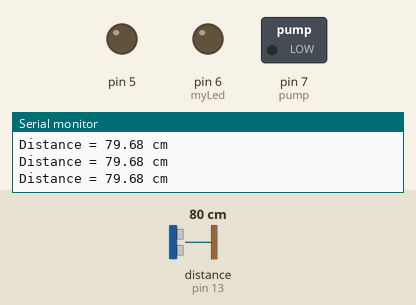
The sketch below on a simulated Arduino Uno, built with avr-gcc and run on an emulated ATmega328P. Shown: switched loads named in the sketch (green lamp = pin HIGH), output pins drawn as LEDs (lit = HIGH), the last lines printed to the serial monitor. Wiring (inferred from the names in the program): ultrasonic range finder: trigger pin 10; echo pin 13. The test bench sets the inputs (shaded band); at power-on: distance to the obstacle (sensor on pin 13) 80 cm. The echo pulse lasts 58.3 µs per cm; pins used as bus, display or sensor lines are not drawn.

Above: at 1.2 s.
1.3 s: distance to the obstacle (sensor on pin 13) set to 23 cm
2.8 s: distance to the obstacle (sensor on pin 13) set to 19 cm
At 3.1 s:
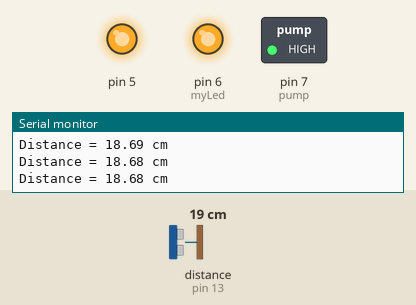
4.3 s: distance to the obstacle (sensor on pin 13) set to 35 cm
At 5.5 s:
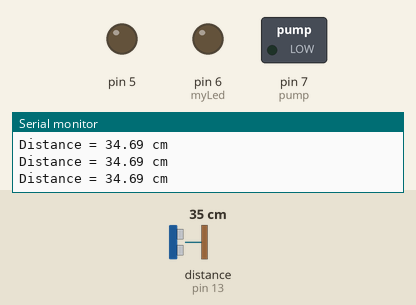
5.8 s: distance to the obstacle (sensor on pin 13) set to 2 cm
At 7.0 s:
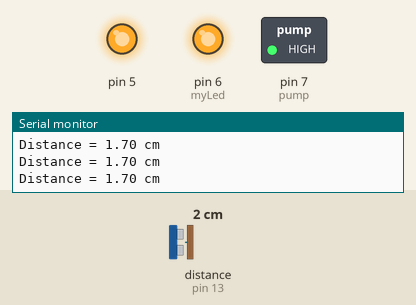
Timing chart, 0 to 8.3 s (numbered marks = the images above; inputs shaded):
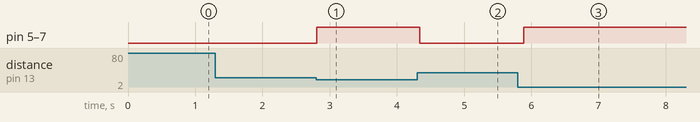

Measured:
- the behaviour switches between 21 and 20 cm on distance to the obstacle (sensor on pin 13) (found by bisection; images 0 and 1)
- after the input at 2.8 s, pin 5, pin 6 (myLed), pin 7 (pump): LOW → HIGH at once
- after the input at 4.3 s, pin 5, pin 6 (myLed), pin 7 (pump): HIGH → LOW at once
- after the input at 5.8 s, pin 5, pin 6 (myLed), pin 7 (pump): LOW → HIGH after 0.09 s

The sketch:

ult_sensor.ino
```cpp
#define trigPin 10
#define echoPin 13

float duration, distance;

int pump = 7;
int myLed = 6;

void setup() {
  Serial.begin(9600);
  pinMode(trigPin, OUTPUT);
  pinMode(echoPin, INPUT);
  pinMode(pump, OUTPUT);
  pinMode(myLed, OUTPUT);
  pinMode(5, OUTPUT);
}

void loop() {
  digitalWrite(trigPin, LOW);
  delayMicroseconds(2);
  digitalWrite(trigPin, HIGH);
  delayMicroseconds(10);
  digitalWrite(trigPin, LOW);

  duration = pulseIn(echoPin, HIGH);
  distance = (duration / 2) * 0.0343;

  Serial.print("Distance = ");

  /*if (distance >= 400 || distance <=2) {
    Serial.println("Out of range");
  }*/
  if (distance <= 20) {
    digitalWrite(myLed, HIGH);
    digitalWrite(5, HIGH);
    Serial.print(distance);
    Serial.println(" cm");
    digitalWrite(pump, HIGH);
    delay(100);
  }
  else if (distance > 20){
    digitalWrite(pump, LOW);
    digitalWrite(myLed, LOW);
    digitalWrite(5, LOW);
    Serial.print(distance);
    Serial.println(" cm");
    delay(100);
  }
}
```
